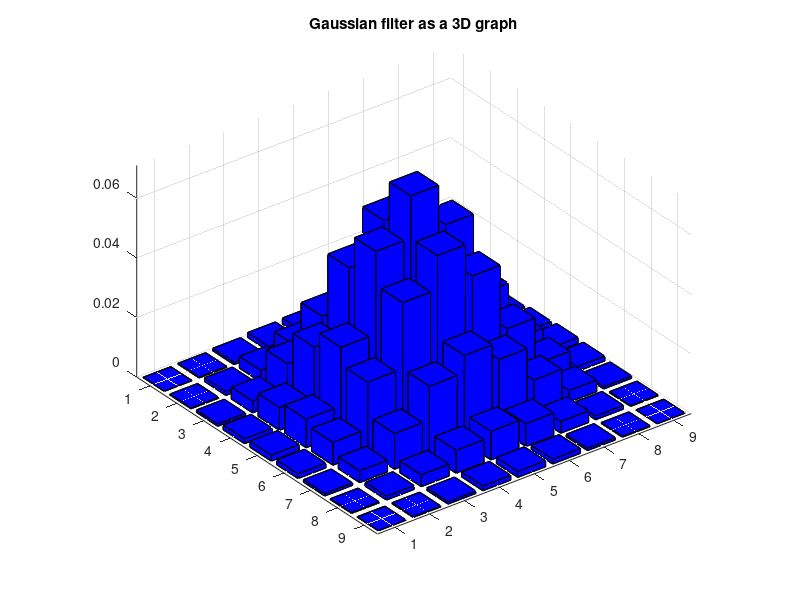

Write MATLAB code to recreate this figure. (Note: this script raises an error after producing the figure.)
% create and show in bar graph 
fn_gau = fspecial('gaussian',9,1.5); 
figure, bar3(fn_gau,'b'), title('Gaussian filter as a 3D graph'); 
 
% apply on the cameran image 
I_new3 = imfilter(I,fn_gau); 
figure 
subplot(1,3,1), imshow(I), title('Original Image'); 
subplot(1,3,2), imshow(I_new), title('Average Filter'); 
subplot(1,3,3), imshow(I_new3), title('Gaussian Filter'); 
